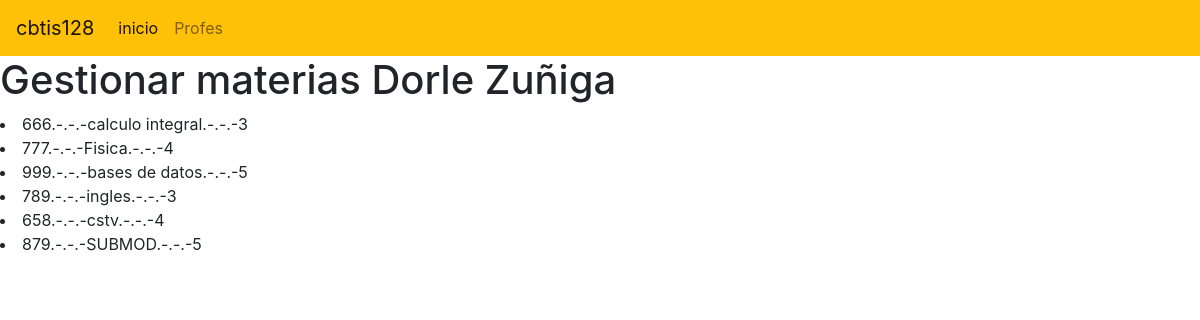
The page / on the database its author committed.
### materia_app/models.py (models this page shows, shortened)
class Materia(models.Model):
    codigo = models.CharField(primary_key=True, max_length=6)
    nombre = models.CharField(max_length=100)
    creditos = models.PositiveSmallIntegerField()

### materia_app/views.py (the view)
# urls.py: path("",views.inicio_vista, name="views.inicio_vista")
def inicio_vista(request):
    ListadoMaterias=Materia.objects.all()
    return render(request,"gestionarMateria.html",{"Lasmaterias":ListadoMaterias})

### materia_app/templates/gestionarMateria.html (shortened to what this page needs)
{% extends "base.html" %}
{% block cuerpo %}
<h1>Gestionar materias Dorle Zuñiga</h1>
{% for m in Lasmaterias %}
<li>{{m.codigo}}.-.-.-{{m.nombre}}.-.-.-{{m.creditos}}</li>
{% endfor %}
{% endblock %}

### materia_app/templates/base.html (shortened to what this page needs)
<!DOCTYPE html>
<html lang="en">
<head>
    <link rel="stylesheet" href="https://cdn.jsdelivr.net/npm/bootstrap@4.3.1/dist/css/bootstrap.min.css">
</head>
<body>
        <nav class="navbar navbar-expand-lg navbar-light bg-warning">
            <a class="navbar-brand" href="#">cbtis128</a>
            <div class="collapse navbar-collapse" id="navbarNav">
            <ul class="navbar-nav">
                <li class="nav-item active">
                <a class="nav-link" href="#">inicio <span class="sr-only">(current)</span></a>
                </li>
                <li class="nav-item">
                <a class="nav-link" href="#">Profes</a>
                </li>
            </ul>
            </div>
        </nav>
    {% block cuerpo %}{% endblock %}
</body>
</html>

### rows shown on the page
Materia: codigo "666", nombre "calculo integral", creditos "3"
Materia: codigo "777", nombre "Fisica", creditos "4"
Materia: codigo "999", nombre "bases de datos", creditos "5"
Materia: codigo "789", nombre "ingles", creditos "3"
Materia: codigo "658", nombre "cstv", creditos "4"
Materia: codigo "879", nombre "SUBMOD", creditos "5"
